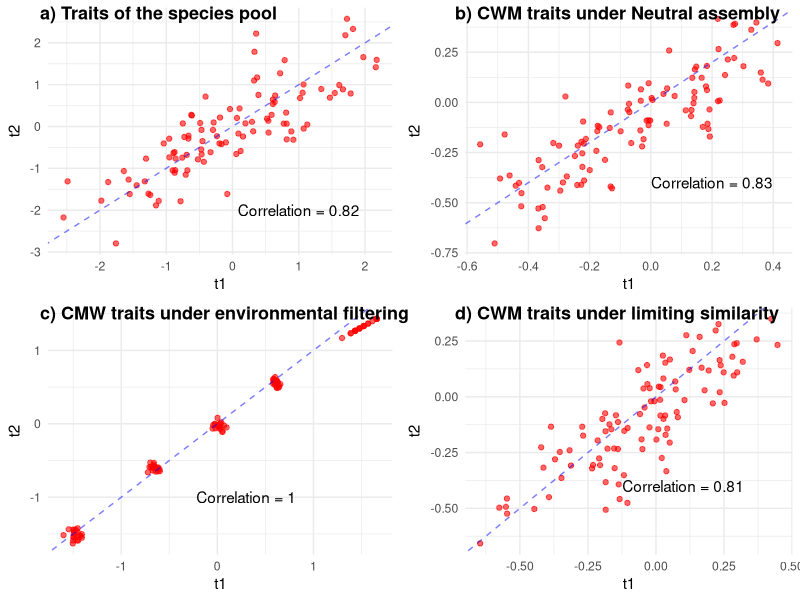

Recreate this plot in R.
rm(list = ls())
library(mvtnorm)
library(ggplot2)
library(cowplot)

S = 100
n = 100

set.seed(1234)

traits = rmvnorm(S, sigma = matrix(data=c(1,0.8,0.8,1), ncol = 2))
rownames(traits) = paste0("S",1:100)
colnames(traits) = c("t1", "t2")

p1 = ggplot(as.data.frame(traits)) + geom_point(aes(x=t1,y=t2), colour = "red", alpha = 0.6) +
  geom_abline(intercept = 0, slope = 1, color = "blue", linetype = 2, alpha = 0.5) +
  annotate("text", x = 1, y = -2, label = paste0("Correlation = ", signif(cor(traits[,1], traits[,2]), 2)))+
  theme_minimal()
#plot(traits)
#abline(0,1,col = "red")

#####Now build communities.

## Neutral model
# Set 100 communities that are made by 20 species each, drawn randomly with resampling
spp_comm = matrix(0, nrow = n, ncol = S)
colnames(spp_comm) = rownames(traits)

for(i in 1:n){
  comm = sample(colnames(spp_comm),20, replace = T)
  spp_comm[i, names(table(comm))] = table(comm)
}
# Compute community weighted means
CWM = spp_comm %*% traits /rowSums(spp_comm)
p2 = ggplot(as.data.frame(CWM)) + geom_point(aes(x=t1,y=t2), colour = "red", alpha = 0.6) +
  geom_abline(intercept = 0, slope = 1, color = "blue", linetype = 2, alpha = 0.5) +
  annotate("text", x = 0.2, y = -0.4, label = paste0("Correlation = ", signif(cor(CWM[,1], CWM[,2]), 2)))+
  theme_minimal()
#plot(CWM)
#abline(0,1,col = "red")
cor(CWM[,1], CWM[,2])

## Environmental filtering
# The 5 communities are only made of species with traits ina certain range
ranges = c(-2, -1, -0.25, 0.25, 1, 2)
spp_comm = matrix(0, nrow = n, ncol = S)
colnames(spp_comm) = rownames(traits)

for(i in 0:(n-1)){
  comm = sample(which(traits[,1] > ranges[floor(i/20) + 1] & traits[,1] < ranges[floor(i/20) + 2] &
          traits[,2] > ranges[floor(i/20) + 1] & traits[,2] < ranges[floor(i/20) + 2] ), 20, replace = T)
  spp_comm[i + 1, paste0("S",names(table(comm)))] = table(comm)
}

# Compute community weighted means
CWM = spp_comm %*% traits /rowSums(spp_comm)
p3 = ggplot(as.data.frame(CWM)) + geom_point(aes(x=t1,y=t2), colour = "red", alpha = 0.6) +
  geom_abline(intercept = 0, slope = 1, color = "blue", linetype = 2, alpha = 0.5) +
  annotate("text", x = 0.3, y = -1, label = paste0("Correlation = ", signif(cor(CWM[,1], CWM[,2]), 2)))+
  theme_minimal()
#plot(CWM)
#abline(0,1,col = "red")
cor(CWM[,1], CWM[,2])



## Limiting similarity
# Sample 10000 communities that are made by 20 species each, drawn randomly with resampling
# Keep only the 100 communities that maximise trait variance.
spp_comm_all = matrix(0, nrow = 10000, ncol = S)
colnames(spp_comm_all) = rownames(traits)

for(i in 1:10000){
  comm = sample(colnames(spp_comm_all),20, replace = T)
  spp_comm_all[i, names(table(comm))] = table(comm)
}

# Compute variance as the trace of the covariance of observed traits
tot_var = sapply(1:1000, function(i) sum(diag(var(traits[rep(names(spp_comm_all[i,]),spp_comm_all[i,]),]))))

spp_comm =  spp_comm_all[order(tot_var , decreasing = TRUE)[1:100],]

# Compute community weighted means
CWM = spp_comm %*% traits /rowSums(spp_comm)

p4 = ggplot(as.data.frame(CWM)) + geom_point(aes(x=t1,y=t2), colour = "red", alpha = 0.6) +
  geom_abline(intercept = 0, slope = 1, color = "blue", linetype = 2, alpha = 0.5) +
  annotate("text", x = 0.1, y = -0.4, label = paste0("Correlation = ", signif(cor(CWM[,1], CWM[,2]), 2)))+
  theme_minimal()

#plot(CWM)
#abline(0,1,col = "red")
cor(CWM[,1], CWM[,2])

# Final plot
plot_grid(p1, p2, p3, p4, ncol = 2,
          labels = c('a) Traits of the species pool','   b) CWM traits under Neutral assembly',
                     'c) CMW traits under environmental filtering', '   d) CWM traits under limiting similarity'),
          hjust = 0, label_x = 0.1, label_size = 13)

ggsave("SimulatedCWM.pdf", height = 10, width = 10)


